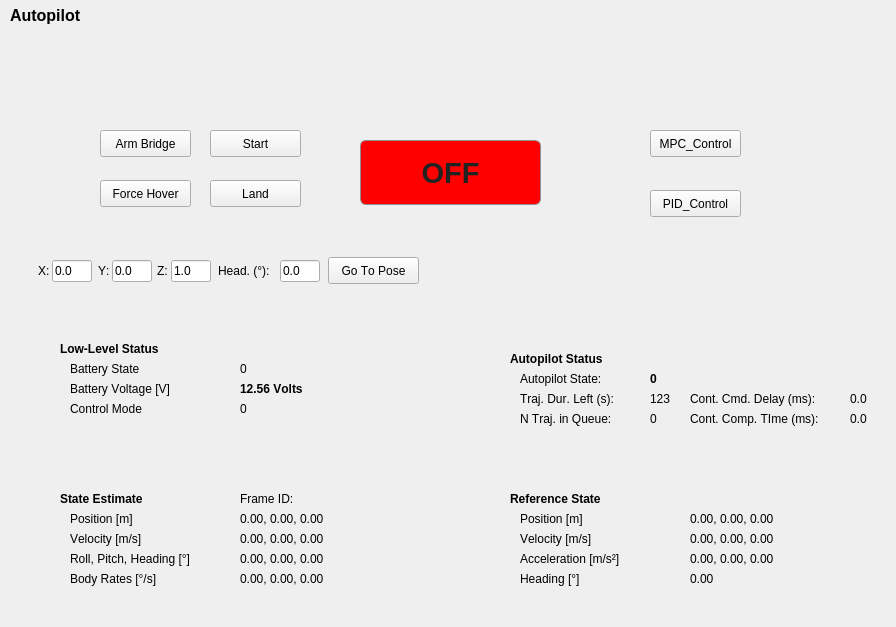
<?xml version="1.0" encoding="UTF-8"?>
<ui version="4.0">
 <class>QuadWidget</class>
 <widget class="QWidget" name="QuadWidget">
  <property name="geometry">
   <rect>
    <x>0</x>
    <y>0</y>
    <width>896</width>
    <height>627</height>
   </rect>
  </property>
  <property name="sizePolicy">
   <sizepolicy hsizetype="Minimum" vsizetype="Fixed">
    <horstretch>0</horstretch>
    <verstretch>0</verstretch>
   </sizepolicy>
  </property>
  <property name="minimumSize">
   <size>
    <width>330</width>
    <height>550</height>
   </size>
  </property>
  <property name="baseSize">
   <size>
    <width>0</width>
    <height>0</height>
   </size>
  </property>
  <property name="font">
   <font>
    <kerning>false</kerning>
   </font>
  </property>
  <property name="windowTitle">
   <string>Copilot</string>
  </property>
  <widget class="QLabel" name="label_2">
   <property name="geometry">
    <rect>
     <x>60</x>
     <y>490</y>
     <width>131</width>
     <height>17</height>
    </rect>
   </property>
   <property name="font">
    <font>
     <weight>75</weight>
     <bold>true</bold>
    </font>
   </property>
   <property name="text">
    <string>State Estimate</string>
   </property>
  </widget>
  <widget class="QLabel" name="label_7">
   <property name="geometry">
    <rect>
     <x>510</x>
     <y>490</y>
     <width>271</width>
     <height>17</height>
    </rect>
   </property>
   <property name="font">
    <font>
     <weight>75</weight>
     <bold>true</bold>
    </font>
   </property>
   <property name="text">
    <string>Reference State</string>
   </property>
  </widget>
  <widget class="QLabel" name="label_8">
   <property name="geometry">
    <rect>
     <x>10</x>
     <y>0</y>
     <width>211</width>
     <height>31</height>
    </rect>
   </property>
   <property name="font">
    <font>
     <pointsize>12</pointsize>
     <weight>75</weight>
     <bold>true</bold>
    </font>
   </property>
   <property name="text">
    <string>Autopilot</string>
   </property>
  </widget>
  <widget class="QPushButton" name="button_arm_bridge">
   <property name="geometry">
    <rect>
     <x>100</x>
     <y>130</y>
     <width>91</width>
     <height>27</height>
    </rect>
   </property>
   <property name="cursor">
    <cursorShape>ArrowCursor</cursorShape>
   </property>
   <property name="text">
    <string>Arm Bridge</string>
   </property>
  </widget>
  <widget class="QPushButton" name="button_land">
   <property name="geometry">
    <rect>
     <x>210</x>
     <y>180</y>
     <width>91</width>
     <height>27</height>
    </rect>
   </property>
   <property name="cursor">
    <cursorShape>ArrowCursor</cursorShape>
   </property>
   <property name="text">
    <string>Land</string>
   </property>
  </widget>
  <widget class="QPushButton" name="button_off">
   <property name="enabled">
    <bool>false</bool>
   </property>
   <property name="geometry">
    <rect>
     <x>360</x>
     <y>140</y>
     <width>181</width>
     <height>65</height>
    </rect>
   </property>
   <property name="font">
    <font>
     <pointsize>22</pointsize>
     <weight>75</weight>
     <bold>true</bold>
    </font>
   </property>
   <property name="cursor">
    <cursorShape>ArrowCursor</cursorShape>
   </property>
   <property name="autoFillBackground">
    <bool>false</bool>
   </property>
   <property name="styleSheet">
    <string notr="true">QPushButton:pressed { 
		    color: #ffffff;
        		border: 3px solid #8f8f91; 
        		border-radius: 6px; 
        		background-color: 
        		qlineargradient(x1: 0, y1: 0, x2: 0, y2: 1, stop: 0 #ff0000, stop: 1 #ff0000); }
QPushButton:disabled { 
			color: #222222;
        		border: 1px solid #8f8f91; 
        		border-radius: 6px; 
        		background-color: 
        		qlineargradient(x1: 0, y1: 0, x2: 0, y2: 1, stop: 0 #ff0000, stop: 1 #ff0000); }
QPushButton { 
			color: #000000;
        		border: 1px solid #8f8f91; 
        		border-radius: 6px; 
        		background-color: 
        		qlineargradient(x1: 0, y1: 0, x2: 0, y2: 1, stop: 0 #ff0000, stop: 1 #ff0000); }</string>
   </property>
   <property name="text">
    <string>OFF</string>
   </property>
  </widget>
  <widget class="QPushButton" name="button_start">
   <property name="geometry">
    <rect>
     <x>210</x>
     <y>130</y>
     <width>91</width>
     <height>27</height>
    </rect>
   </property>
   <property name="cursor">
    <cursorShape>ArrowCursor</cursorShape>
   </property>
   <property name="toolTip">
    <string>Reset velocities to zero</string>
   </property>
   <property name="text">
    <string>Start</string>
   </property>
  </widget>
  <widget class="QLabel" name="label_9">
   <property name="geometry">
    <rect>
     <x>510</x>
     <y>350</y>
     <width>141</width>
     <height>17</height>
    </rect>
   </property>
   <property name="font">
    <font>
     <weight>75</weight>
     <bold>true</bold>
    </font>
   </property>
   <property name="lineWidth">
    <number>1</number>
   </property>
   <property name="text">
    <string>Autopilot Status</string>
   </property>
  </widget>
  <widget class="QPushButton" name="button_go_to_pose">
   <property name="geometry">
    <rect>
     <x>328</x>
     <y>257</y>
     <width>91</width>
     <height>27</height>
    </rect>
   </property>
   <property name="font">
    <font>
     <weight>50</weight>
     <bold>false</bold>
    </font>
   </property>
   <property name="cursor">
    <cursorShape>ArrowCursor</cursorShape>
   </property>
   <property name="text">
    <string>Go To Pose</string>
   </property>
  </widget>
  <widget class="QPushButton" name="button_force_hover">
   <property name="geometry">
    <rect>
     <x>100</x>
     <y>180</y>
     <width>91</width>
     <height>27</height>
    </rect>
   </property>
   <property name="cursor">
    <cursorShape>ArrowCursor</cursorShape>
   </property>
   <property name="mouseTracking">
    <bool>false</bool>
   </property>
   <property name="text">
    <string>Force Hover</string>
   </property>
  </widget>
  <widget class="QLabel" name="label_13">
   <property name="geometry">
    <rect>
     <x>60</x>
     <y>340</y>
     <width>141</width>
     <height>17</height>
    </rect>
   </property>
   <property name="font">
    <font>
     <weight>75</weight>
     <bold>true</bold>
    </font>
   </property>
   <property name="lineWidth">
    <number>1</number>
   </property>
   <property name="text">
    <string>Low-Level Status</string>
   </property>
  </widget>
  <widget class="QLabel" name="label_10">
   <property name="geometry">
    <rect>
     <x>520</x>
     <y>370</y>
     <width>131</width>
     <height>17</height>
    </rect>
   </property>
   <property name="text">
    <string>Autopilot State:</string>
   </property>
  </widget>
  <widget class="QLabel" name="label_11">
   <property name="geometry">
    <rect>
     <x>690</x>
     <y>390</y>
     <width>161</width>
     <height>17</height>
    </rect>
   </property>
   <property name="text">
    <string>Cont. Cmd. Delay (ms):</string>
   </property>
  </widget>
  <widget class="QLabel" name="label_12">
   <property name="geometry">
    <rect>
     <x>690</x>
     <y>410</y>
     <width>161</width>
     <height>17</height>
    </rect>
   </property>
   <property name="text">
    <string>Cont. Comp. TIme (ms):</string>
   </property>
  </widget>
  <widget class="QLabel" name="control_computation_time">
   <property name="geometry">
    <rect>
     <x>850</x>
     <y>410</y>
     <width>41</width>
     <height>17</height>
    </rect>
   </property>
   <property name="text">
    <string>0.0</string>
   </property>
  </widget>
  <widget class="QLabel" name="control_command_delay">
   <property name="geometry">
    <rect>
     <x>850</x>
     <y>390</y>
     <width>31</width>
     <height>17</height>
    </rect>
   </property>
   <property name="text">
    <string>0.0</string>
   </property>
  </widget>
  <widget class="QLabel" name="autopilot_state">
   <property name="geometry">
    <rect>
     <x>650</x>
     <y>370</y>
     <width>199</width>
     <height>17</height>
    </rect>
   </property>
   <property name="font">
    <font>
     <weight>75</weight>
     <bold>true</bold>
    </font>
   </property>
   <property name="text">
    <string>0</string>
   </property>
  </widget>
  <widget class="QLabel" name="legend_battery">
   <property name="geometry">
    <rect>
     <x>70</x>
     <y>380</y>
     <width>140</width>
     <height>17</height>
    </rect>
   </property>
   <property name="text">
    <string>Battery Voltage [V]</string>
   </property>
  </widget>
  <widget class="QLabel" name="legend_battery_state">
   <property name="geometry">
    <rect>
     <x>70</x>
     <y>360</y>
     <width>129</width>
     <height>17</height>
    </rect>
   </property>
   <property name="text">
    <string>Battery State</string>
   </property>
  </widget>
  <widget class="QLabel" name="legend_control_mode">
   <property name="geometry">
    <rect>
     <x>70</x>
     <y>400</y>
     <width>129</width>
     <height>17</height>
    </rect>
   </property>
   <property name="text">
    <string>Control Mode</string>
   </property>
  </widget>
  <widget class="QLabel" name="status_battery_voltage">
   <property name="geometry">
    <rect>
     <x>240</x>
     <y>380</y>
     <width>201</width>
     <height>17</height>
    </rect>
   </property>
   <property name="font">
    <font>
     <weight>75</weight>
     <bold>true</bold>
    </font>
   </property>
   <property name="text">
    <string>12.56 Volts</string>
   </property>
  </widget>
  <widget class="QLabel" name="status_battery_state">
   <property name="geometry">
    <rect>
     <x>240</x>
     <y>360</y>
     <width>201</width>
     <height>17</height>
    </rect>
   </property>
   <property name="font">
    <font>
     <weight>50</weight>
     <bold>false</bold>
    </font>
   </property>
   <property name="text">
    <string>0</string>
   </property>
  </widget>
  <widget class="QLabel" name="status_control_mode">
   <property name="geometry">
    <rect>
     <x>240</x>
     <y>400</y>
     <width>201</width>
     <height>17</height>
    </rect>
   </property>
   <property name="font">
    <font>
     <weight>50</weight>
     <bold>false</bold>
    </font>
   </property>
   <property name="text">
    <string>0</string>
   </property>
  </widget>
  <widget class="QLabel" name="legend_state_est_velocity">
   <property name="geometry">
    <rect>
     <x>70</x>
     <y>530</y>
     <width>140</width>
     <height>17</height>
    </rect>
   </property>
   <property name="text">
    <string>Velocity [m/s]</string>
   </property>
  </widget>
  <widget class="QLabel" name="legend_state_est_orientation">
   <property name="geometry">
    <rect>
     <x>70</x>
     <y>550</y>
     <width>161</width>
     <height>17</height>
    </rect>
   </property>
   <property name="text">
    <string>Roll, Pitch, Heading [°]</string>
   </property>
  </widget>
  <widget class="QLabel" name="legend_state_est_position">
   <property name="geometry">
    <rect>
     <x>70</x>
     <y>510</y>
     <width>140</width>
     <height>17</height>
    </rect>
   </property>
   <property name="text">
    <string>Position [m]</string>
   </property>
  </widget>
  <widget class="QLabel" name="state_est_orientation">
   <property name="geometry">
    <rect>
     <x>240</x>
     <y>550</y>
     <width>201</width>
     <height>17</height>
    </rect>
   </property>
   <property name="text">
    <string>0.00, 0.00, 0.00</string>
   </property>
  </widget>
  <widget class="QLabel" name="state_est_position">
   <property name="geometry">
    <rect>
     <x>240</x>
     <y>510</y>
     <width>201</width>
     <height>17</height>
    </rect>
   </property>
   <property name="text">
    <string>0.00, 0.00, 0.00</string>
   </property>
  </widget>
  <widget class="QLabel" name="state_est_velocity">
   <property name="geometry">
    <rect>
     <x>240</x>
     <y>530</y>
     <width>201</width>
     <height>17</height>
    </rect>
   </property>
   <property name="text">
    <string>0.00, 0.00, 0.00</string>
   </property>
  </widget>
  <widget class="QLabel" name="legend_state_des_velocity">
   <property name="geometry">
    <rect>
     <x>520</x>
     <y>530</y>
     <width>140</width>
     <height>17</height>
    </rect>
   </property>
   <property name="text">
    <string>Velocity [m/s]</string>
   </property>
   <property name="scaledContents">
    <bool>false</bool>
   </property>
  </widget>
  <widget class="QLabel" name="legend_state_des_yaw">
   <property name="geometry">
    <rect>
     <x>520</x>
     <y>570</y>
     <width>140</width>
     <height>17</height>
    </rect>
   </property>
   <property name="text">
    <string>Heading [°]</string>
   </property>
  </widget>
  <widget class="QLabel" name="legend_state_des_acceleration">
   <property name="geometry">
    <rect>
     <x>520</x>
     <y>550</y>
     <width>140</width>
     <height>17</height>
    </rect>
   </property>
   <property name="text">
    <string>Acceleration [m/s²]</string>
   </property>
  </widget>
  <widget class="QLabel" name="legend_state_des_position">
   <property name="geometry">
    <rect>
     <x>520</x>
     <y>510</y>
     <width>140</width>
     <height>17</height>
    </rect>
   </property>
   <property name="text">
    <string>Position [m]</string>
   </property>
  </widget>
  <widget class="QLabel" name="ref_acc">
   <property name="geometry">
    <rect>
     <x>690</x>
     <y>550</y>
     <width>201</width>
     <height>17</height>
    </rect>
   </property>
   <property name="text">
    <string>0.00, 0.00, 0.00</string>
   </property>
  </widget>
  <widget class="QLabel" name="ref_position">
   <property name="geometry">
    <rect>
     <x>690</x>
     <y>510</y>
     <width>201</width>
     <height>17</height>
    </rect>
   </property>
   <property name="text">
    <string>0.00, 0.00, 0.00</string>
   </property>
  </widget>
  <widget class="QLabel" name="ref_velocity">
   <property name="geometry">
    <rect>
     <x>690</x>
     <y>530</y>
     <width>201</width>
     <height>17</height>
    </rect>
   </property>
   <property name="text">
    <string>0.00, 0.00, 0.00</string>
   </property>
  </widget>
  <widget class="QLabel" name="ref_heading">
   <property name="geometry">
    <rect>
     <x>690</x>
     <y>570</y>
     <width>201</width>
     <height>17</height>
    </rect>
   </property>
   <property name="text">
    <string>0.00</string>
   </property>
  </widget>
  <widget class="QLineEdit" name="go_to_pose_x">
   <property name="geometry">
    <rect>
     <x>52</x>
     <y>260</y>
     <width>40</width>
     <height>22</height>
    </rect>
   </property>
   <property name="text">
    <string>0.0</string>
   </property>
  </widget>
  <widget class="QLabel" name="label_go_to_pose_x">
   <property name="geometry">
    <rect>
     <x>38</x>
     <y>263</y>
     <width>16</width>
     <height>16</height>
    </rect>
   </property>
   <property name="text">
    <string>X:</string>
   </property>
  </widget>
  <widget class="QLabel" name="label_go_to_pose_y">
   <property name="geometry">
    <rect>
     <x>98</x>
     <y>263</y>
     <width>16</width>
     <height>16</height>
    </rect>
   </property>
   <property name="text">
    <string>Y:</string>
   </property>
  </widget>
  <widget class="QLineEdit" name="go_to_pose_y">
   <property name="geometry">
    <rect>
     <x>112</x>
     <y>260</y>
     <width>40</width>
     <height>22</height>
    </rect>
   </property>
   <property name="text">
    <string>0.0</string>
   </property>
  </widget>
  <widget class="QLabel" name="label_go_to_pose_z">
   <property name="geometry">
    <rect>
     <x>157</x>
     <y>263</y>
     <width>16</width>
     <height>16</height>
    </rect>
   </property>
   <property name="text">
    <string>Z:</string>
   </property>
  </widget>
  <widget class="QLineEdit" name="go_to_pose_z">
   <property name="geometry">
    <rect>
     <x>171</x>
     <y>260</y>
     <width>40</width>
     <height>22</height>
    </rect>
   </property>
   <property name="text">
    <string>1.0</string>
   </property>
  </widget>
  <widget class="QLabel" name="label_go_to_pose_heading">
   <property name="geometry">
    <rect>
     <x>218</x>
     <y>263</y>
     <width>61</width>
     <height>16</height>
    </rect>
   </property>
   <property name="text">
    <string>Head. (°):</string>
   </property>
  </widget>
  <widget class="QLineEdit" name="go_to_pose_heading">
   <property name="geometry">
    <rect>
     <x>280</x>
     <y>260</y>
     <width>40</width>
     <height>22</height>
    </rect>
   </property>
   <property name="text">
    <string>0.0</string>
   </property>
  </widget>
  <widget class="QLabel" name="label_14">
   <property name="geometry">
    <rect>
     <x>520</x>
     <y>390</y>
     <width>131</width>
     <height>17</height>
    </rect>
   </property>
   <property name="text">
    <string>Traj. Dur. Left (s):</string>
   </property>
  </widget>
  <widget class="QLabel" name="label_15">
   <property name="geometry">
    <rect>
     <x>520</x>
     <y>410</y>
     <width>131</width>
     <height>17</height>
    </rect>
   </property>
   <property name="text">
    <string>N Traj. in Queue:</string>
   </property>
  </widget>
  <widget class="QLabel" name="trajectory_execution_left_duration">
   <property name="geometry">
    <rect>
     <x>650</x>
     <y>390</y>
     <width>31</width>
     <height>17</height>
    </rect>
   </property>
   <property name="text">
    <string>123</string>
   </property>
  </widget>
  <widget class="QLabel" name="trajectories_left_in_queue">
   <property name="geometry">
    <rect>
     <x>650</x>
     <y>410</y>
     <width>41</width>
     <height>17</height>
    </rect>
   </property>
   <property name="text">
    <string>0</string>
   </property>
  </widget>
  <widget class="QLabel" name="legend_state_est_body_rates">
   <property name="geometry">
    <rect>
     <x>70</x>
     <y>570</y>
     <width>161</width>
     <height>17</height>
    </rect>
   </property>
   <property name="text">
    <string>Body Rates [°/s]</string>
   </property>
  </widget>
  <widget class="QLabel" name="state_est_body_rates">
   <property name="geometry">
    <rect>
     <x>240</x>
     <y>570</y>
     <width>201</width>
     <height>17</height>
    </rect>
   </property>
   <property name="text">
    <string>0.00, 0.00, 0.00</string>
   </property>
  </widget>
  <widget class="QLabel" name="state_est_frame_id">
   <property name="geometry">
    <rect>
     <x>240</x>
     <y>490</y>
     <width>201</width>
     <height>17</height>
    </rect>
   </property>
   <property name="text">
    <string>Frame ID:</string>
   </property>
  </widget>
  <widget class="QPushButton" name="button_mpc_control">
   <property name="geometry">
    <rect>
     <x>650</x>
     <y>130</y>
     <width>91</width>
     <height>27</height>
    </rect>
   </property>
   <property name="cursor">
    <cursorShape>ArrowCursor</cursorShape>
   </property>
   <property name="text">
    <string>MPC_Control</string>
   </property>
  </widget>
  <widget class="QPushButton" name="button_pid_control">
   <property name="geometry">
    <rect>
     <x>650</x>
     <y>190</y>
     <width>91</width>
     <height>27</height>
    </rect>
   </property>
   <property name="cursor">
    <cursorShape>ArrowCursor</cursorShape>
   </property>
   <property name="text">
    <string>PID_Control</string>
   </property>
  </widget>
 </widget>
 <resources/>
 <connections/>
</ui>
